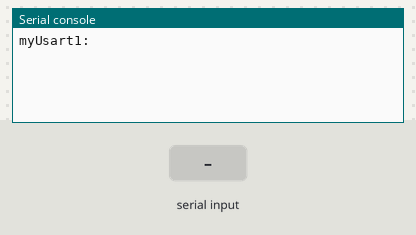
Recording of a program running on a simulated MicroPython board. Shown: the last lines printed to the serial console. The test bench sets the inputs (shaded band).

Above: at 1.2 s.
1.3 s: "1" typed at the serial console, then Enter
At 2.5 s:
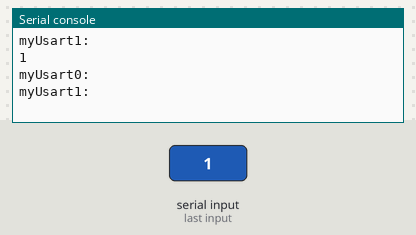
2.9 s: "0" typed at the serial console, then Enter
At 3.7 s:
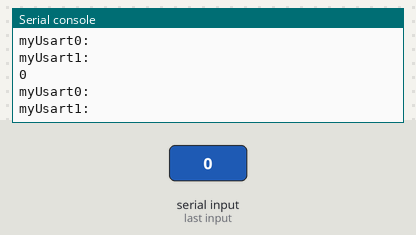

The program:

8.py
```python
from machine import UART, Pin
import time

myUsart0 = UART(0, baudrate=9600, bits=8, tx=Pin(0), rx=Pin(1), timeout=10)
myUsart1 = UART(1, baudrate=9600, bits=8, tx=Pin(8), rx=Pin(9), timeout=10)

while True:
    rxData = bytes()
    input_cnt = str(input("myUsart1: "))
    myUsart1.write(input_cnt)
    time.sleep(0.1)
    while myUsart0.any() > 0:
        rxData += myUsart0.read(1)
    print("myUsart0: " , rxData.decode('utf-8'))
```

Measured:
- after the input at 1.3 s, the serial console: prints a new line at once (image 1)
- after the input at 2.9 s, the serial console: prints a new line at once (image 2)
